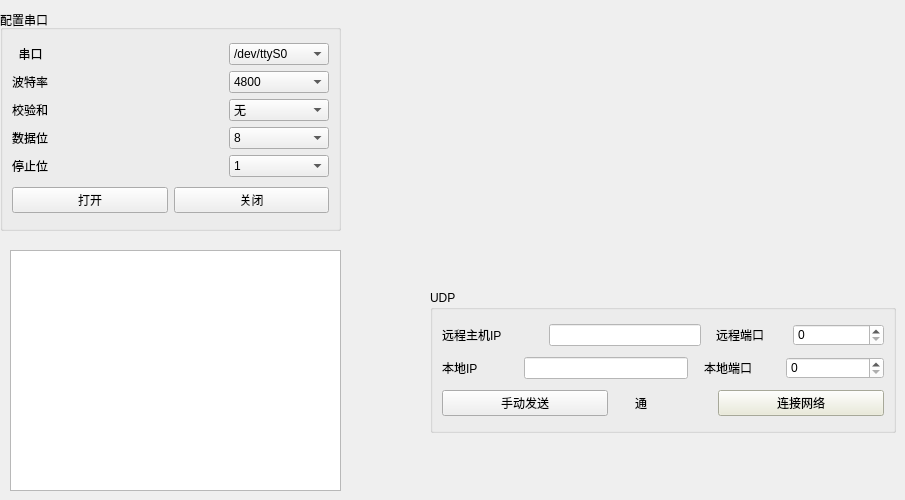
      <widget class="QWidget" name="tab_2">
       <attribute name="title">
        <string>控制设置</string>
       </attribute>
       <widget class="QGroupBox" name="groupBox">
        <property name="geometry">
         <rect>
          <x>0</x>
          <y>10</y>
          <width>341</width>
          <height>221</height>
         </rect>
        </property>
        <property name="title">
         <string>配置串口</string>
        </property>
        <layout class="QVBoxLayout" name="verticalLayout_20">
         <item>
          <layout class="QVBoxLayout" name="verticalLayout_21">
           <item>
            <layout class="QHBoxLayout" name="horizontalLayout_38">
             <item>
              <widget class="QLabel" name="label_16">
               <property name="text">
                <string>  串口</string>
               </property>
              </widget>
             </item>
             <item>
              <spacer name="horizontalSpacer_27">
               <property name="orientation">
                <enum>Qt::Horizontal</enum>
               </property>
               <property name="sizeHint" stdset="0">
                <size>
                 <width>40</width>
                 <height>20</height>
                </size>
               </property>
              </spacer>
             </item>
             <item>
              <widget class="QComboBox" name="comboBox_setCom">
               <item>
                <property name="text">
                 <string>/dev/ttyS0</string>
                </property>
               </item>
               <item>
                <property name="text">
                 <string>/dev/ttyS1</string>
                </property>
               </item>
               <item>
                <property name="text">
                 <string>/dev/ttyS2</string>
                </property>
               </item>
               <item>
                <property name="text">
                 <string>/dev/ttyS3</string>
                </property>
               </item>
               <item>
                <property name="text">
                 <string>/dev/ttyS4</string>
                </property>
               </item>
               <item>
                <property name="text">
                 <string>/dev/ttyS5</string>
                </property>
               </item>
               <item>
                <property name="text">
                 <string>/dev/ttyS6</string>
                </property>
               </item>
               <item>
                <property name="text">
                 <string>/dev/ttyUSB0</string>
                </property>
               </item>
               <item>
                <property name="text">
                 <string>/dev/ttyUSB1</string>
                </property>
               </item>
               <item>
                <property name="text">
                 <string>/dev/ttyUSB2</string>
                </property>
               </item>
              </widget>
             </item>
            </layout>
           </item>
           <item>
            <layout class="QHBoxLayout" name="horizontalLayout_39">
             <item>
              <widget class="QLabel" name="label_17">
               <property name="text">
                <string>波特率</string>
               </property>
              </widget>
             </item>
             <item>
              <spacer name="horizontalSpacer_46">
               <property name="orientation">
                <enum>Qt::Horizontal</enum>
               </property>
               <property name="sizeHint" stdset="0">
                <size>
                 <width>40</width>
                 <height>20</height>
                </size>
               </property>
              </spacer>
             </item>
             <item>
              <widget class="QComboBox" name="comboBox_comBaud">
               <property name="minimumSize">
                <size>
                 <width>100</width>
                 <height>20</height>
                </size>
               </property>
               <item>
                <property name="text">
                 <string>4800</string>
                </property>
               </item>
               <item>
                <property name="text">
                 <string>9600</string>
                </property>
               </item>
               <item>
                <property name="text">
                 <string>19200</string>
                </property>
               </item>
               <item>
                <property name="text">
                 <string>38400</string>
                </property>
               </item>
               <item>
                <property name="text">
                 <string>115200</string>
                </property>
               </item>
              </widget>
             </item>
            </layout>
           </item>
           <item>
            <layout class="QHBoxLayout" name="horizontalLayout_40">
             <item>
              <widget class="QLabel" name="label_18">
               <property name="text">
                <string>校验和</string>
               </property>
              </widget>
             </item>
             <item>
              <spacer name="horizontalSpacer_47">
               <property name="orientation">
                <enum>Qt::Horizontal</enum>
               </property>
               <property name="sizeHint" stdset="0">
                <size>
                 <width>40</width>
                 <height>20</height>
                </size>
               </property>
              </spacer>
             </item>
             <item>
              <widget class="QComboBox" name="comboBox_comCheckBit">
               <property name="minimumSize">
                <size>
                 <width>100</width>
                 <height>20</height>
                </size>
               </property>
               <item>
                <property name="text">
                 <string>无</string>
                </property>
               </item>
               <item>
                <property name="text">
                 <string>奇</string>
                </property>
               </item>
               <item>
                <property name="text">
                 <string>偶</string>
                </property>
               </item>
              </widget>
             </item>
            </layout>
           </item>
           <item>
            <layout class="QHBoxLayout" name="horizontalLayout_41">
             <item>
              <widget class="QLabel" name="label_19">
               <property name="text">
                <string>数据位</string>
               </property>
              </widget>
             </item>
             <item>
              <spacer name="horizontalSpacer_72">
               <property name="orientation">
                <enum>Qt::Horizontal</enum>
               </property>
               <property name="sizeHint" stdset="0">
                <size>
                 <width>40</width>
                 <height>20</height>
                </size>
               </property>
              </spacer>
             </item>
             <item>
              <widget class="QComboBox" name="comboBox_comDataBit">
               <property name="minimumSize">
                <size>
                 <width>100</width>
                 <height>20</height>
                </size>
               </property>
               <item>
                <property name="text">
                 <string>8</string>
                </property>
               </item>
               <item>
                <property name="text">
                 <string>7</string>
                </property>
               </item>
               <item>
                <property name="text">
                 <string>6</string>
                </property>
               </item>
              </widget>
             </item>
            </layout>
           </item>
           <item>
            <layout class="QHBoxLayout" name="horizontalLayout_45">
             <item>
              <widget class="QLabel" name="label_20">
               <property name="text">
                <string>停止位</string>
               </property>
              </widget>
             </item>
             <item>
              <spacer name="horizontalSpacer_73">
               <property name="orientation">
                <enum>Qt::Horizontal</enum>
               </property>
               <property name="sizeHint" stdset="0">
                <size>
                 <width>40</width>
                 <height>20</height>
                </size>
               </property>
              </spacer>
             </item>
             <item>
              <widget class="QComboBox" name="comboBox_comStopBit">
               <property name="minimumSize">
                <size>
                 <width>100</width>
                 <height>20</height>
                </size>
               </property>
               <item>
                <property name="text">
                 <string>1</string>
                </property>
               </item>
               <item>
                <property name="text">
                 <string>2</string>
                </property>
               </item>
              </widget>
             </item>
            </layout>
           </item>
          </layout>
         </item>
         <item>
          <layout class="QHBoxLayout" name="horizontalLayout_46">
           <item>
            <widget class="QPushButton" name="pushButton_openCom">
             <property name="text">
              <string>打开</string>
             </property>
            </widget>
           </item>
           <item>
            <widget class="QPushButton" name="pushButton_closeCom">
             <property name="text">
              <string>关闭</string>
             </property>
            </widget>
           </item>
          </layout>
         </item>
        </layout>
       </widget>
       <widget class="QPlainTextEdit" name="plainTextEdit">
        <property name="geometry">
         <rect>
          <x>10</x>
          <y>250</y>
          <width>331</width>
          <height>241</height>
         </rect>
        </property>
       </widget>
       <widget class="QGroupBox" name="groupBox_18">
        <property name="enabled">
         <bool>true</bool>
        </property>
        <property name="geometry">
         <rect>
          <x>430</x>
          <y>290</y>
          <width>466</width>
          <height>143</height>
         </rect>
        </property>
        <property name="minimumSize">
         <size>
          <width>0</width>
          <height>0</height>
         </size>
        </property>
        <property name="maximumSize">
         <size>
          <width>100000</width>
          <height>1000000</height>
         </size>
        </property>
        <property name="toolTip">
         <string>&lt;html&gt;&lt;head/&gt;&lt;body&gt;&lt;p&gt;&lt;br/&gt;&lt;/p&gt;&lt;/body&gt;&lt;/html&gt;</string>
        </property>
        <property name="title">
         <string>UDP</string>
        </property>
        <layout class="QGridLayout" name="gridLayout_7">
         <item row="0" column="0">
          <layout class="QHBoxLayout" name="horizontalLayout_8" stretch="6,1,10,1,4,1,6">
           <property name="spacing">
            <number>0</number>
           </property>
           <item>
            <widget class="QLabel" name="label_2">
             <property name="text">
              <string>远程主机IP</string>
             </property>
            </widget>
           </item>
           <item>
            <spacer name="horizontalSpacer_14">
             <property name="orientation">
              <enum>Qt::Horizontal</enum>
             </property>
             <property name="sizeHint" stdset="0">
              <size>
               <width>40</width>
               <height>20</height>
              </size>
             </property>
            </spacer>
           </item>
           <item>
            <widget class="QLineEdit" name="remoteIP_">
             <property name="styleSheet">
              <string notr="true">background-color: rgb(255, 255, 255);</string>
             </property>
            </widget>
           </item>
           <item>
            <spacer name="horizontalSpacer_16">
             <property name="orientation">
              <enum>Qt::Horizontal</enum>
             </property>
             <property name="sizeHint" stdset="0">
              <size>
               <width>40</width>
               <height>20</height>
              </size>
             </property>
            </spacer>
           </item>
           <item>
            <widget class="QLabel" name="label_8">
             <property name="text">
              <string>远程端口</string>
             </property>
            </widget>
           </item>
           <item>
            <spacer name="horizontalSpacer_15">
             <property name="orientation">
              <enum>Qt::Horizontal</enum>
             </property>
             <property name="sizeHint" stdset="0">
              <size>
               <width>40</width>
               <height>20</height>
              </size>
             </property>
            </spacer>
           </item>
           <item>
            <widget class="QSpinBox" name="remoteport_">
             <property name="styleSheet">
              <string notr="true">background-color: rgb(255, 255, 255);</string>
             </property>
            </widget>
           </item>
          </layout>
         </item>
         <item row="1" column="0">
          <layout class="QHBoxLayout" name="horizontalLayout_9" stretch="4,1,10,1,4,1,6">
           <property name="spacing">
            <number>0</number>
           </property>
           <item>
            <widget class="QLabel" name="label_12">
             <property name="text">
              <string>本地IP</string>
             </property>
            </widget>
           </item>
           <item>
            <spacer name="horizontalSpacer_18">
             <property name="orientation">
              <enum>Qt::Horizontal</enum>
             </property>
             <property name="sizeHint" stdset="0">
              <size>
               <width>40</width>
               <height>20</height>
              </size>
             </property>
            </spacer>
           </item>
           <item>
            <widget class="QLineEdit" name="localIP_">
             <property name="styleSheet">
              <string notr="true">background-color: rgb(255, 255, 255);</string>
             </property>
            </widget>
           </item>
           <item>
            <spacer name="horizontalSpacer_23">
             <property name="orientation">
              <enum>Qt::Horizontal</enum>
             </property>
             <property name="sizeHint" stdset="0">
              <size>
               <width>40</width>
               <height>20</height>
              </size>
             </property>
            </spacer>
           </item>
           <item>
            <widget class="QLabel" name="label_5">
             <property name="text">
              <string>本地端口</string>
             </property>
            </widget>
           </item>
           <item>
            <spacer name="horizontalSpacer_17">
             <property name="orientation">
              <enum>Qt::Horizontal</enum>
             </property>
             <property name="sizeHint" stdset="0">
              <size>
               <width>40</width>
               <height>20</height>
              </size>
             </property>
            </spacer>
           </item>
           <item>
            <widget class="QSpinBox" name="localport_">
             <property name="styleSheet">
              <string notr="true">background-color: rgb(255, 255, 255);</string>
             </property>
            </widget>
           </item>
          </layout>
         </item>
         <item row="2" column="0">
          <layout class="QHBoxLayout" name="horizontalLayout_7" stretch="6,1,2,1,6">
           <property name="spacing">
            <number>0</number>
           </property>
           <item>
            <widget class="QPushButton" name="hand_send_">
             <property name="text">
              <string>手动发送</string>
             </property>
            </widget>
           </item>
           <item>
            <spacer name="horizontalSpacer_10">
             <property name="orientation">
              <enum>Qt::Horizontal</enum>
             </property>
             <property name="sizeHint" stdset="0">
              <size>
               <width>40</width>
               <height>20</height>
              </size>
             </property>
            </spacer>
           </item>
           <item>
            <widget class="QLabel" name="state_label_">
             <property name="text">
              <string>通</string>
             </property>
            </widget>
           </item>
           <item>
            <spacer name="horizontalSpacer_11">
             <property name="orientation">
              <enum>Qt::Horizontal</enum>
             </property>
             <property name="sizeHint" stdset="0">
              <size>
               <width>40</width>
               <height>20</height>
              </size>
             </property>
            </spacer>
           </item>
           <item>
            <widget class="QPushButton" name="connect_pushButton_">
             <property name="styleSheet">
              <string notr="true">background-color: rgb(234, 235, 214);</string>
             </property>
             <property name="text">
              <string>连接网络</string>
             </property>
            </widget>
           </item>
          </layout>
         </item>
        </layout>
       </widget>
      </widget>
